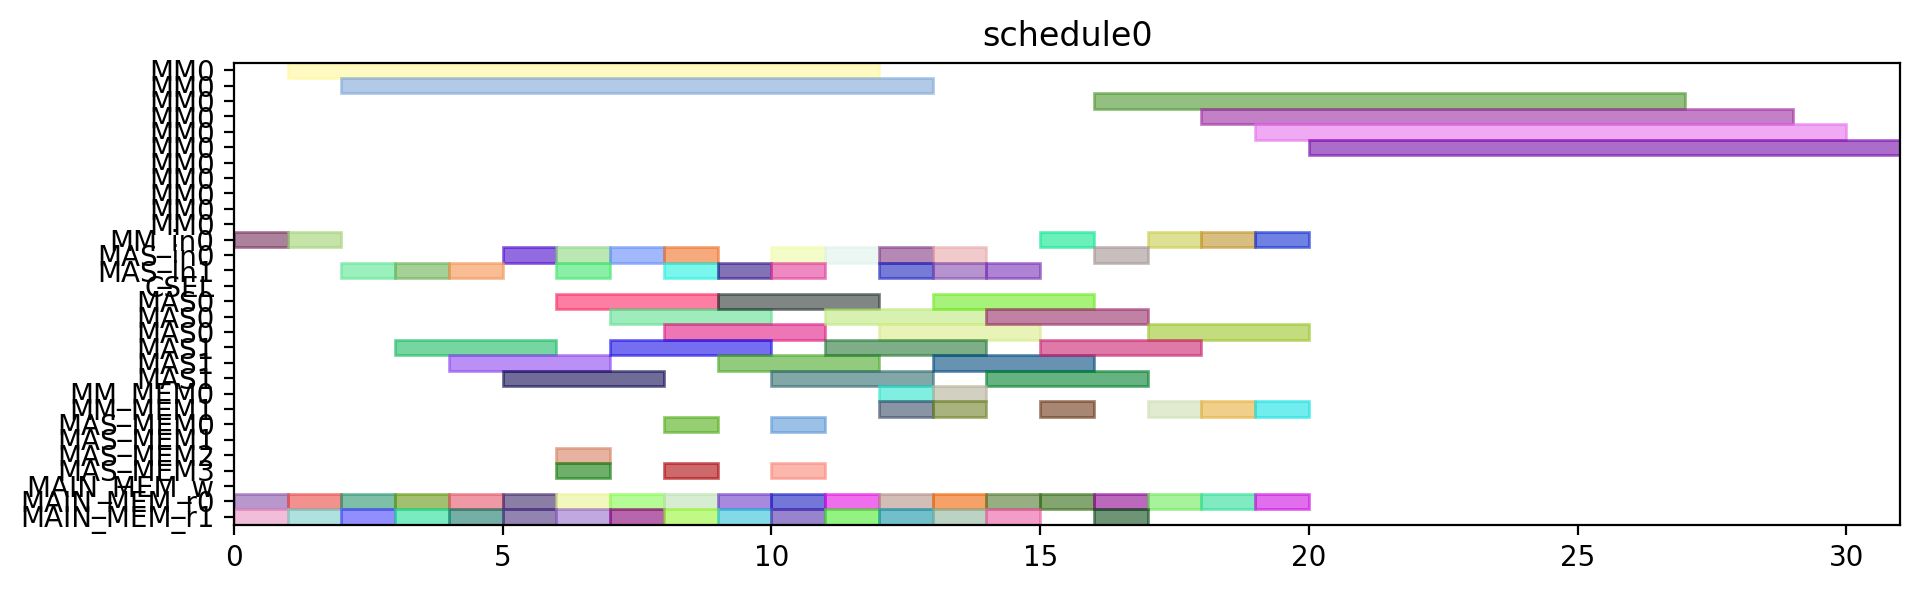

The Python source for this figure:
from pyschedule import Scenario, solvers, plotters, alt


def solve():
	horizon = 120
	S = Scenario("schedule0", horizon=horizon)

	# resource
	MM = S.Resources('MM', num=1, size=11)
	MM_in = S.Resources('MM_in', num=1)
	MAS_in = S.Resources('MAS_in', num=2)
	CSEL = S.Resource('CSEL')
	MAS = S.Resources('MAS', num=2, size=3, periods=range(1, horizon))
	MM_MEM = S.Resources('MM_MEM', num=2)
	MAS_MEM = S.Resources('MAS_MEM', num=4)
	MAIN_MEM_w = S.Resource('MAIN_MEM_w', size=1)
	MAIN_MEM_r = S.Resources('MAIN_MEM_r', num=2)

	# result of previous scheduling

	# new tasks
	c_qinv_denom_inv0 = S.Task('c_qinv_denom_inv0', length=11, delay_cost=1)
	c_qinv_denom_inv0 += alt(MM)
	c_qinv_denom_inv0_in = S.Task('c_qinv_denom_inv0_in', length=1, delay_cost=1)
	c_qinv_denom_inv0_in += alt(MM_in)
	S += c_qinv_denom_inv0_in*MM_in[0]<=c_qinv_denom_inv0*MM[0]
	c_qinv_denom_inv0_mem0 = S.Task('c_qinv_denom_inv0_mem0', length=1, delay_cost=1)
	c_qinv_denom_inv0_mem0 += MAIN_MEM_r[0]
	S += c_qinv_denom_inv0_mem0 <= c_qinv_denom_inv0

	c_qinv_denom_inv0_mem1 = S.Task('c_qinv_denom_inv0_mem1', length=1, delay_cost=1)
	c_qinv_denom_inv0_mem1 += MAIN_MEM_r[1]
	S += c_qinv_denom_inv0_mem1 <= c_qinv_denom_inv0

	c_qinv_denom_inv1_ = S.Task('c_qinv_denom_inv1_', length=11, delay_cost=1)
	c_qinv_denom_inv1_ += alt(MM)
	c_qinv_denom_inv1__in = S.Task('c_qinv_denom_inv1__in', length=1, delay_cost=1)
	c_qinv_denom_inv1__in += alt(MM_in)
	S += c_qinv_denom_inv1__in*MM_in[0]<=c_qinv_denom_inv1_*MM[0]
	c_qinv_denom_inv1__mem0 = S.Task('c_qinv_denom_inv1__mem0', length=1, delay_cost=1)
	c_qinv_denom_inv1__mem0 += MAIN_MEM_r[0]
	S += c_qinv_denom_inv1__mem0 <= c_qinv_denom_inv1_

	c_qinv_denom_inv1__mem1 = S.Task('c_qinv_denom_inv1__mem1', length=1, delay_cost=1)
	c_qinv_denom_inv1__mem1 += MAIN_MEM_r[1]
	S += c_qinv_denom_inv1__mem1 <= c_qinv_denom_inv1_

	c_qinv0_t2 = S.Task('c_qinv0_t2', length=3, delay_cost=1)
	c_qinv0_t2 += alt(MAS)
	c_qinv0_t2_in = S.Task('c_qinv0_t2_in', length=1, delay_cost=1)
	c_qinv0_t2_in += alt(MAS_in)
	S += c_qinv0_t2_in*MAS_in[0]<=c_qinv0_t2*MAS[0]

	S += c_qinv0_t2_in*MAS_in[1]<=c_qinv0_t2*MAS[1]

	c_qinv0_t2_mem0 = S.Task('c_qinv0_t2_mem0', length=1, delay_cost=1)
	c_qinv0_t2_mem0 += MAIN_MEM_r[0]
	S += c_qinv0_t2_mem0 <= c_qinv0_t2

	c_qinv0_t2_mem1 = S.Task('c_qinv0_t2_mem1', length=1, delay_cost=1)
	c_qinv0_t2_mem1 += MAIN_MEM_r[1]
	S += c_qinv0_t2_mem1 <= c_qinv0_t2

	c_qinv1__t2 = S.Task('c_qinv1__t2', length=3, delay_cost=1)
	c_qinv1__t2 += alt(MAS)
	c_qinv1__t2_in = S.Task('c_qinv1__t2_in', length=1, delay_cost=1)
	c_qinv1__t2_in += alt(MAS_in)
	S += c_qinv1__t2_in*MAS_in[0]<=c_qinv1__t2*MAS[0]

	S += c_qinv1__t2_in*MAS_in[1]<=c_qinv1__t2*MAS[1]

	c_qinv1__t2_mem0 = S.Task('c_qinv1__t2_mem0', length=1, delay_cost=1)
	c_qinv1__t2_mem0 += MAIN_MEM_r[0]
	S += c_qinv1__t2_mem0 <= c_qinv1__t2

	c_qinv1__t2_mem1 = S.Task('c_qinv1__t2_mem1', length=1, delay_cost=1)
	c_qinv1__t2_mem1 += MAIN_MEM_r[1]
	S += c_qinv1__t2_mem1 <= c_qinv1__t2

	c0_t0_t2 = S.Task('c0_t0_t2', length=3, delay_cost=1)
	c0_t0_t2 += alt(MAS)
	c0_t0_t2_in = S.Task('c0_t0_t2_in', length=1, delay_cost=1)
	c0_t0_t2_in += alt(MAS_in)
	S += c0_t0_t2_in*MAS_in[0]<=c0_t0_t2*MAS[0]

	S += c0_t0_t2_in*MAS_in[1]<=c0_t0_t2*MAS[1]

	c0_t0_t2_mem0 = S.Task('c0_t0_t2_mem0', length=1, delay_cost=1)
	c0_t0_t2_mem0 += MAIN_MEM_r[0]
	S += c0_t0_t2_mem0 <= c0_t0_t2

	c0_t0_t2_mem1 = S.Task('c0_t0_t2_mem1', length=1, delay_cost=1)
	c0_t0_t2_mem1 += MAIN_MEM_r[1]
	S += c0_t0_t2_mem1 <= c0_t0_t2

	c0_t1_t2 = S.Task('c0_t1_t2', length=3, delay_cost=1)
	c0_t1_t2 += alt(MAS)
	c0_t1_t2_in = S.Task('c0_t1_t2_in', length=1, delay_cost=1)
	c0_t1_t2_in += alt(MAS_in)
	S += c0_t1_t2_in*MAS_in[0]<=c0_t1_t2*MAS[0]

	S += c0_t1_t2_in*MAS_in[1]<=c0_t1_t2*MAS[1]

	c0_t1_t2_mem0 = S.Task('c0_t1_t2_mem0', length=1, delay_cost=1)
	c0_t1_t2_mem0 += MAIN_MEM_r[0]
	S += c0_t1_t2_mem0 <= c0_t1_t2

	c0_t1_t2_mem1 = S.Task('c0_t1_t2_mem1', length=1, delay_cost=1)
	c0_t1_t2_mem1 += MAIN_MEM_r[1]
	S += c0_t1_t2_mem1 <= c0_t1_t2

	c0_t20 = S.Task('c0_t20', length=3, delay_cost=1)
	c0_t20 += alt(MAS)
	c0_t20_in = S.Task('c0_t20_in', length=1, delay_cost=1)
	c0_t20_in += alt(MAS_in)
	S += c0_t20_in*MAS_in[0]<=c0_t20*MAS[0]

	S += c0_t20_in*MAS_in[1]<=c0_t20*MAS[1]

	c0_t20_mem0 = S.Task('c0_t20_mem0', length=1, delay_cost=1)
	c0_t20_mem0 += MAIN_MEM_r[0]
	S += c0_t20_mem0 <= c0_t20

	c0_t20_mem1 = S.Task('c0_t20_mem1', length=1, delay_cost=1)
	c0_t20_mem1 += MAIN_MEM_r[1]
	S += c0_t20_mem1 <= c0_t20

	c0_t21 = S.Task('c0_t21', length=3, delay_cost=1)
	c0_t21 += alt(MAS)
	c0_t21_in = S.Task('c0_t21_in', length=1, delay_cost=1)
	c0_t21_in += alt(MAS_in)
	S += c0_t21_in*MAS_in[0]<=c0_t21*MAS[0]

	S += c0_t21_in*MAS_in[1]<=c0_t21*MAS[1]

	c0_t21_mem0 = S.Task('c0_t21_mem0', length=1, delay_cost=1)
	c0_t21_mem0 += MAIN_MEM_r[0]
	S += c0_t21_mem0 <= c0_t21

	c0_t21_mem1 = S.Task('c0_t21_mem1', length=1, delay_cost=1)
	c0_t21_mem1 += MAIN_MEM_r[1]
	S += c0_t21_mem1 <= c0_t21

	c1_t0_t2 = S.Task('c1_t0_t2', length=3, delay_cost=1)
	c1_t0_t2 += alt(MAS)
	c1_t0_t2_in = S.Task('c1_t0_t2_in', length=1, delay_cost=1)
	c1_t0_t2_in += alt(MAS_in)
	S += c1_t0_t2_in*MAS_in[0]<=c1_t0_t2*MAS[0]

	S += c1_t0_t2_in*MAS_in[1]<=c1_t0_t2*MAS[1]

	c1_t0_t2_mem0 = S.Task('c1_t0_t2_mem0', length=1, delay_cost=1)
	c1_t0_t2_mem0 += MAIN_MEM_r[0]
	S += c1_t0_t2_mem0 <= c1_t0_t2

	c1_t0_t2_mem1 = S.Task('c1_t0_t2_mem1', length=1, delay_cost=1)
	c1_t0_t2_mem1 += MAIN_MEM_r[1]
	S += c1_t0_t2_mem1 <= c1_t0_t2

	c1_t1_t2 = S.Task('c1_t1_t2', length=3, delay_cost=1)
	c1_t1_t2 += alt(MAS)
	c1_t1_t2_in = S.Task('c1_t1_t2_in', length=1, delay_cost=1)
	c1_t1_t2_in += alt(MAS_in)
	S += c1_t1_t2_in*MAS_in[0]<=c1_t1_t2*MAS[0]

	S += c1_t1_t2_in*MAS_in[1]<=c1_t1_t2*MAS[1]

	c1_t1_t2_mem0 = S.Task('c1_t1_t2_mem0', length=1, delay_cost=1)
	c1_t1_t2_mem0 += MAIN_MEM_r[0]
	S += c1_t1_t2_mem0 <= c1_t1_t2

	c1_t1_t2_mem1 = S.Task('c1_t1_t2_mem1', length=1, delay_cost=1)
	c1_t1_t2_mem1 += MAIN_MEM_r[1]
	S += c1_t1_t2_mem1 <= c1_t1_t2

	c1_t20 = S.Task('c1_t20', length=3, delay_cost=1)
	c1_t20 += alt(MAS)
	c1_t20_in = S.Task('c1_t20_in', length=1, delay_cost=1)
	c1_t20_in += alt(MAS_in)
	S += c1_t20_in*MAS_in[0]<=c1_t20*MAS[0]

	S += c1_t20_in*MAS_in[1]<=c1_t20*MAS[1]

	c1_t20_mem0 = S.Task('c1_t20_mem0', length=1, delay_cost=1)
	c1_t20_mem0 += MAIN_MEM_r[0]
	S += c1_t20_mem0 <= c1_t20

	c1_t20_mem1 = S.Task('c1_t20_mem1', length=1, delay_cost=1)
	c1_t20_mem1 += MAIN_MEM_r[1]
	S += c1_t20_mem1 <= c1_t20

	c1_t21 = S.Task('c1_t21', length=3, delay_cost=1)
	c1_t21 += alt(MAS)
	c1_t21_in = S.Task('c1_t21_in', length=1, delay_cost=1)
	c1_t21_in += alt(MAS_in)
	S += c1_t21_in*MAS_in[0]<=c1_t21*MAS[0]

	S += c1_t21_in*MAS_in[1]<=c1_t21*MAS[1]

	c1_t21_mem0 = S.Task('c1_t21_mem0', length=1, delay_cost=1)
	c1_t21_mem0 += MAIN_MEM_r[0]
	S += c1_t21_mem0 <= c1_t21

	c1_t21_mem1 = S.Task('c1_t21_mem1', length=1, delay_cost=1)
	c1_t21_mem1 += MAIN_MEM_r[1]
	S += c1_t21_mem1 <= c1_t21

	c2_t0_t2 = S.Task('c2_t0_t2', length=3, delay_cost=1)
	c2_t0_t2 += alt(MAS)
	c2_t0_t2_in = S.Task('c2_t0_t2_in', length=1, delay_cost=1)
	c2_t0_t2_in += alt(MAS_in)
	S += c2_t0_t2_in*MAS_in[0]<=c2_t0_t2*MAS[0]

	S += c2_t0_t2_in*MAS_in[1]<=c2_t0_t2*MAS[1]

	c2_t0_t2_mem0 = S.Task('c2_t0_t2_mem0', length=1, delay_cost=1)
	c2_t0_t2_mem0 += MAIN_MEM_r[0]
	S += c2_t0_t2_mem0 <= c2_t0_t2

	c2_t0_t2_mem1 = S.Task('c2_t0_t2_mem1', length=1, delay_cost=1)
	c2_t0_t2_mem1 += MAIN_MEM_r[1]
	S += c2_t0_t2_mem1 <= c2_t0_t2

	c2_t1_t2 = S.Task('c2_t1_t2', length=3, delay_cost=1)
	c2_t1_t2 += alt(MAS)
	c2_t1_t2_in = S.Task('c2_t1_t2_in', length=1, delay_cost=1)
	c2_t1_t2_in += alt(MAS_in)
	S += c2_t1_t2_in*MAS_in[0]<=c2_t1_t2*MAS[0]

	S += c2_t1_t2_in*MAS_in[1]<=c2_t1_t2*MAS[1]

	c2_t1_t2_mem0 = S.Task('c2_t1_t2_mem0', length=1, delay_cost=1)
	c2_t1_t2_mem0 += MAIN_MEM_r[0]
	S += c2_t1_t2_mem0 <= c2_t1_t2

	c2_t1_t2_mem1 = S.Task('c2_t1_t2_mem1', length=1, delay_cost=1)
	c2_t1_t2_mem1 += MAIN_MEM_r[1]
	S += c2_t1_t2_mem1 <= c2_t1_t2

	c2_t20 = S.Task('c2_t20', length=3, delay_cost=1)
	c2_t20 += alt(MAS)
	c2_t20_in = S.Task('c2_t20_in', length=1, delay_cost=1)
	c2_t20_in += alt(MAS_in)
	S += c2_t20_in*MAS_in[0]<=c2_t20*MAS[0]

	S += c2_t20_in*MAS_in[1]<=c2_t20*MAS[1]

	c2_t20_mem0 = S.Task('c2_t20_mem0', length=1, delay_cost=1)
	c2_t20_mem0 += MAIN_MEM_r[0]
	S += c2_t20_mem0 <= c2_t20

	c2_t20_mem1 = S.Task('c2_t20_mem1', length=1, delay_cost=1)
	c2_t20_mem1 += MAIN_MEM_r[1]
	S += c2_t20_mem1 <= c2_t20

	c2_t21 = S.Task('c2_t21', length=3, delay_cost=1)
	c2_t21 += alt(MAS)
	c2_t21_in = S.Task('c2_t21_in', length=1, delay_cost=1)
	c2_t21_in += alt(MAS_in)
	S += c2_t21_in*MAS_in[0]<=c2_t21*MAS[0]

	S += c2_t21_in*MAS_in[1]<=c2_t21*MAS[1]

	c2_t21_mem0 = S.Task('c2_t21_mem0', length=1, delay_cost=1)
	c2_t21_mem0 += MAIN_MEM_r[0]
	S += c2_t21_mem0 <= c2_t21

	c2_t21_mem1 = S.Task('c2_t21_mem1', length=1, delay_cost=1)
	c2_t21_mem1 += MAIN_MEM_r[1]
	S += c2_t21_mem1 <= c2_t21

	c_qinv0_t0 = S.Task('c_qinv0_t0', length=11, delay_cost=1)
	c_qinv0_t0 += alt(MM)
	c_qinv0_t0_in = S.Task('c_qinv0_t0_in', length=1, delay_cost=1)
	c_qinv0_t0_in += alt(MM_in)
	S += c_qinv0_t0_in*MM_in[0]<=c_qinv0_t0*MM[0]
	c_qinv0_t0_mem0 = S.Task('c_qinv0_t0_mem0', length=1, delay_cost=1)
	c_qinv0_t0_mem0 += MAIN_MEM_r[0]
	S += c_qinv0_t0_mem0 <= c_qinv0_t0

	c_qinv0_t0_mem1 = S.Task('c_qinv0_t0_mem1', length=1, delay_cost=1)
	c_qinv0_t0_mem1 += alt(MM_MEM)
	S += (c_qinv_denom_inv0*MM[0])-1 < c_qinv0_t0_mem1*MM_MEM[1]
	S += c_qinv0_t0_mem1 <= c_qinv0_t0

	c_qinv0_t1 = S.Task('c_qinv0_t1', length=11, delay_cost=1)
	c_qinv0_t1 += alt(MM)
	c_qinv0_t1_in = S.Task('c_qinv0_t1_in', length=1, delay_cost=1)
	c_qinv0_t1_in += alt(MM_in)
	S += c_qinv0_t1_in*MM_in[0]<=c_qinv0_t1*MM[0]
	c_qinv0_t1_mem0 = S.Task('c_qinv0_t1_mem0', length=1, delay_cost=1)
	c_qinv0_t1_mem0 += MAIN_MEM_r[0]
	S += c_qinv0_t1_mem0 <= c_qinv0_t1

	c_qinv0_t1_mem1 = S.Task('c_qinv0_t1_mem1', length=1, delay_cost=1)
	c_qinv0_t1_mem1 += alt(MM_MEM)
	S += (c_qinv_denom_inv1_*MM[0])-1 < c_qinv0_t1_mem1*MM_MEM[1]
	S += c_qinv0_t1_mem1 <= c_qinv0_t1

	c_qinv0_t3 = S.Task('c_qinv0_t3', length=3, delay_cost=1)
	c_qinv0_t3 += alt(MAS)
	c_qinv0_t3_in = S.Task('c_qinv0_t3_in', length=1, delay_cost=1)
	c_qinv0_t3_in += alt(MAS_in)
	S += c_qinv0_t3_in*MAS_in[0]<=c_qinv0_t3*MAS[0]

	S += c_qinv0_t3_in*MAS_in[1]<=c_qinv0_t3*MAS[1]

	c_qinv0_t3_mem0 = S.Task('c_qinv0_t3_mem0', length=1, delay_cost=1)
	c_qinv0_t3_mem0 += alt(MM_MEM)
	S += (c_qinv_denom_inv0*MM[0])-1 < c_qinv0_t3_mem0*MM_MEM[0]
	S += c_qinv0_t3_mem0 <= c_qinv0_t3

	c_qinv0_t3_mem1 = S.Task('c_qinv0_t3_mem1', length=1, delay_cost=1)
	c_qinv0_t3_mem1 += alt(MM_MEM)
	S += (c_qinv_denom_inv1_*MM[0])-1 < c_qinv0_t3_mem1*MM_MEM[1]
	S += c_qinv0_t3_mem1 <= c_qinv0_t3

	c_qinv1__t0 = S.Task('c_qinv1__t0', length=11, delay_cost=1)
	c_qinv1__t0 += alt(MM)
	c_qinv1__t0_in = S.Task('c_qinv1__t0_in', length=1, delay_cost=1)
	c_qinv1__t0_in += alt(MM_in)
	S += c_qinv1__t0_in*MM_in[0]<=c_qinv1__t0*MM[0]
	c_qinv1__t0_mem0 = S.Task('c_qinv1__t0_mem0', length=1, delay_cost=1)
	c_qinv1__t0_mem0 += MAIN_MEM_r[0]
	S += c_qinv1__t0_mem0 <= c_qinv1__t0

	c_qinv1__t0_mem1 = S.Task('c_qinv1__t0_mem1', length=1, delay_cost=1)
	c_qinv1__t0_mem1 += alt(MM_MEM)
	S += (c_qinv_denom_inv0*MM[0])-1 < c_qinv1__t0_mem1*MM_MEM[1]
	S += c_qinv1__t0_mem1 <= c_qinv1__t0

	c_qinv1__t1 = S.Task('c_qinv1__t1', length=11, delay_cost=1)
	c_qinv1__t1 += alt(MM)
	c_qinv1__t1_in = S.Task('c_qinv1__t1_in', length=1, delay_cost=1)
	c_qinv1__t1_in += alt(MM_in)
	S += c_qinv1__t1_in*MM_in[0]<=c_qinv1__t1*MM[0]
	c_qinv1__t1_mem0 = S.Task('c_qinv1__t1_mem0', length=1, delay_cost=1)
	c_qinv1__t1_mem0 += MAIN_MEM_r[0]
	S += c_qinv1__t1_mem0 <= c_qinv1__t1

	c_qinv1__t1_mem1 = S.Task('c_qinv1__t1_mem1', length=1, delay_cost=1)
	c_qinv1__t1_mem1 += alt(MM_MEM)
	S += (c_qinv_denom_inv1_*MM[0])-1 < c_qinv1__t1_mem1*MM_MEM[1]
	S += c_qinv1__t1_mem1 <= c_qinv1__t1

	c_qinv1__t3 = S.Task('c_qinv1__t3', length=3, delay_cost=1)
	c_qinv1__t3 += alt(MAS)
	c_qinv1__t3_in = S.Task('c_qinv1__t3_in', length=1, delay_cost=1)
	c_qinv1__t3_in += alt(MAS_in)
	S += c_qinv1__t3_in*MAS_in[0]<=c_qinv1__t3*MAS[0]

	S += c_qinv1__t3_in*MAS_in[1]<=c_qinv1__t3*MAS[1]

	c_qinv1__t3_mem0 = S.Task('c_qinv1__t3_mem0', length=1, delay_cost=1)
	c_qinv1__t3_mem0 += alt(MM_MEM)
	S += (c_qinv_denom_inv0*MM[0])-1 < c_qinv1__t3_mem0*MM_MEM[0]
	S += c_qinv1__t3_mem0 <= c_qinv1__t3

	c_qinv1__t3_mem1 = S.Task('c_qinv1__t3_mem1', length=1, delay_cost=1)
	c_qinv1__t3_mem1 += alt(MM_MEM)
	S += (c_qinv_denom_inv1_*MM[0])-1 < c_qinv1__t3_mem1*MM_MEM[1]
	S += c_qinv1__t3_mem1 <= c_qinv1__t3

	c0_t4_t2 = S.Task('c0_t4_t2', length=3, delay_cost=1)
	c0_t4_t2 += alt(MAS)
	c0_t4_t2_in = S.Task('c0_t4_t2_in', length=1, delay_cost=1)
	c0_t4_t2_in += alt(MAS_in)
	S += c0_t4_t2_in*MAS_in[0]<=c0_t4_t2*MAS[0]

	S += c0_t4_t2_in*MAS_in[1]<=c0_t4_t2*MAS[1]

	c0_t4_t2_mem0 = S.Task('c0_t4_t2_mem0', length=1, delay_cost=1)
	c0_t4_t2_mem0 += alt(MAS_MEM)
	S += (c0_t20*MAS[0])-1 < c0_t4_t2_mem0*MAS_MEM[0]
	S += (c0_t20*MAS[1])-1 < c0_t4_t2_mem0*MAS_MEM[2]
	S += c0_t4_t2_mem0 <= c0_t4_t2

	c0_t4_t2_mem1 = S.Task('c0_t4_t2_mem1', length=1, delay_cost=1)
	c0_t4_t2_mem1 += alt(MAS_MEM)
	S += (c0_t21*MAS[0])-1 < c0_t4_t2_mem1*MAS_MEM[1]
	S += (c0_t21*MAS[1])-1 < c0_t4_t2_mem1*MAS_MEM[3]
	S += c0_t4_t2_mem1 <= c0_t4_t2

	c1_t4_t2 = S.Task('c1_t4_t2', length=3, delay_cost=1)
	c1_t4_t2 += alt(MAS)
	c1_t4_t2_in = S.Task('c1_t4_t2_in', length=1, delay_cost=1)
	c1_t4_t2_in += alt(MAS_in)
	S += c1_t4_t2_in*MAS_in[0]<=c1_t4_t2*MAS[0]

	S += c1_t4_t2_in*MAS_in[1]<=c1_t4_t2*MAS[1]

	c1_t4_t2_mem0 = S.Task('c1_t4_t2_mem0', length=1, delay_cost=1)
	c1_t4_t2_mem0 += alt(MAS_MEM)
	S += (c1_t20*MAS[0])-1 < c1_t4_t2_mem0*MAS_MEM[0]
	S += (c1_t20*MAS[1])-1 < c1_t4_t2_mem0*MAS_MEM[2]
	S += c1_t4_t2_mem0 <= c1_t4_t2

	c1_t4_t2_mem1 = S.Task('c1_t4_t2_mem1', length=1, delay_cost=1)
	c1_t4_t2_mem1 += alt(MAS_MEM)
	S += (c1_t21*MAS[0])-1 < c1_t4_t2_mem1*MAS_MEM[1]
	S += (c1_t21*MAS[1])-1 < c1_t4_t2_mem1*MAS_MEM[3]
	S += c1_t4_t2_mem1 <= c1_t4_t2

	c2_t4_t2 = S.Task('c2_t4_t2', length=3, delay_cost=1)
	c2_t4_t2 += alt(MAS)
	c2_t4_t2_in = S.Task('c2_t4_t2_in', length=1, delay_cost=1)
	c2_t4_t2_in += alt(MAS_in)
	S += c2_t4_t2_in*MAS_in[0]<=c2_t4_t2*MAS[0]

	S += c2_t4_t2_in*MAS_in[1]<=c2_t4_t2*MAS[1]

	c2_t4_t2_mem0 = S.Task('c2_t4_t2_mem0', length=1, delay_cost=1)
	c2_t4_t2_mem0 += alt(MAS_MEM)
	S += (c2_t20*MAS[0])-1 < c2_t4_t2_mem0*MAS_MEM[0]
	S += (c2_t20*MAS[1])-1 < c2_t4_t2_mem0*MAS_MEM[2]
	S += c2_t4_t2_mem0 <= c2_t4_t2

	c2_t4_t2_mem1 = S.Task('c2_t4_t2_mem1', length=1, delay_cost=1)
	c2_t4_t2_mem1 += alt(MAS_MEM)
	S += (c2_t21*MAS[0])-1 < c2_t4_t2_mem1*MAS_MEM[1]
	S += (c2_t21*MAS[1])-1 < c2_t4_t2_mem1*MAS_MEM[3]
	S += c2_t4_t2_mem1 <= c2_t4_t2

	solvers.mip.solve(S,msg=1,kind='CPLEX',ratio_gap=1.01)

	solution = [['hoge']*len(S.solution()[1]) for i in range(len(S.solution()))]
	for i in range(len(S.solution())):
		for j in range(len(S.solution()[i])):
			solution[i][j]=str(S.solution()[i][j])
	print(solution)

	cycles = int(solution[-1][3])

	pic_file_name = "/mnt/rose/usr1/fukuda/ABE/multiRAM_multiMAS_16mux/scheduling_result/stage11MM1_stage3MAS2/FP12_INV_AFTER_FPINV/schedule0.png"
	if(S.solution() != []):
		plotters.matplotlib.plot(S,img_filename=pic_file_name, show_task_labels=False, fig_size=(cycles*0.25+3, 3))

	return solution
